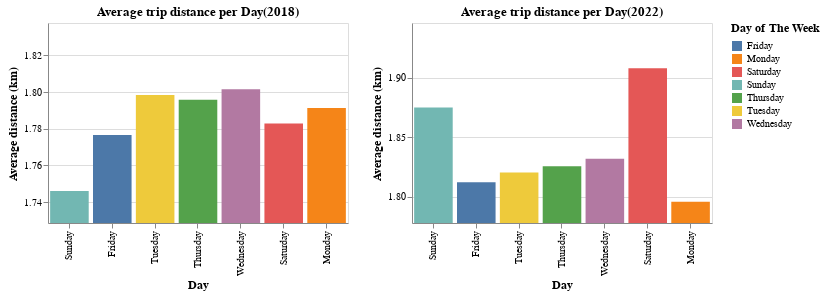

Write notebook code for a chart like this one.
### Code cell
def visualize_trip_distance_over_week(df_1, df_2, description_1="", description_2=""):
    def specific_chart(df, description_bonus):
        min_value = df['avg_distance_km'].min() * 0.99
        max_value = df['avg_distance_km'].max() * 1.02

        return alt.Chart(df).mark_bar().encode(
                x=alt.X('day_of_the_week:O', title='Day', sort=None),
                y=alt.Y('avg_distance_km:Q', title='Average distance (km)',
                        scale=alt.Scale(domain=(min_value, max_value))),
                color=alt.Color('day_of_the_week:N', title='Day of The Week'),
                tooltip=['avg_distance_km', 'day_of_the_week']
            ).properties(
                title= 'Average trip distance per Day' + description_bonus,
                width= 300,
                height= 200
            )
        
    chart = alt.hconcat(
        specific_chart(df_1, description_1),
        specific_chart(df_2, description_2)
    ).configure_axis(
        labelAngle=45
    )

    chart = chart.configure_axis(
        titleFontSize=12,
        labelFontSize=10,
        labelOverlap='parity'
    ).configure_legend(
        titleFontSize=12,
        labelFontSize=10
    )

    return chart

visualize_trip_distance_over_week(
    trip_distance_over_week_2018, trip_distance_over_week_2022, 
    "(2018)", "(2022)"
    ).interactive()

### Figure 1 — Vega-Lite specification as saved in the notebook (floating-point values rounded to 4 significant figures)
{"config": {"view": {"continuousWidth": 300, "continuousHeight": 300}, "axis": {"labelFontSize": 10, "labelOverlap": "parity", "titleFontSize": 12}, "legend": {"labelFontSize": 10, "titleFontSize": 12}}, "hconcat": [{"data": {"name": "data-682e8ec785edbb7251655d352f8c942d"}, "mark": {"type": "bar"}, "encoding": {"color": {"field": "day_of_the_week", "title": "Day of The Week", "type": "nominal"}, "tooltip": [{"field": "avg_distance_km", "type": "quantitative"}, {"field": "day_of_the_week", "type": "nominal"}], "x": {"field": "day_of_the_week", "sort": null, "title": "Day", "type": "ordinal"}, "y": {"field": "avg_distance_km", "scale": {"domain": [1.729, 1.838]}, "title": "Average distance (km)", "type": "quantitative"}}, "height": 200, "name": "view_31", "title": "Average trip distance per Day(2018)", "width": 300}, {"data": {"name": "data-4cc96c16257368b6241f3ee2a60bb4e2"}, "mark": {"type": "bar"}, "encoding": {"color": {"field": "day_of_the_week", "title": "Day of The Week", "type": "nominal"}, "tooltip": [{"field": "avg_distance_km", "type": "quantitative"}, {"field": "day_of_the_week", "type": "nominal"}], "x": {"field": "day_of_the_week", "sort": null, "title": "Day", "type": "ordinal"}, "y": {"field": "avg_distance_km", "scale": {"domain": [1.778, 1.946]}, "title": "Average distance (km)", "type": "quantitative"}}, "height": 200, "name": "view_32", "title": "Average trip distance per Day(2022)", "width": 300}], "params": [{"name": "param_18", "select": {"type": "interval", "encodings": ["x", "y"]}, "bind": "scales", "views": ["view_31", "view_32"]}], "$schema": "https://vega.github.io/schema/vega-lite/v5.8.0.json", "datasets": {"data-682e8ec785edbb7251655d352f8c942d": [{"day_of_the_week": "Sunday", "avg_distance_km": 1.746}, {"day_of_the_week": "Friday", "avg_distance_km": 1.777}, {"day_of_the_week": "Tuesday", "avg_distance_km": 1.798}, {"day_of_the_week": "Thursday", "avg_distance_km": 1.796}, {"day_of_the_week": "Wednesday", "avg_distance_km": 1.802}, {"day_of_the_week": "Saturday", "avg_distance_km": 1.783}, {"day_of_the_week": "Monday", "avg_distance_km": 1.791}], "data-4cc96c16257368b6241f3ee2a60bb4e2": [{"day_of_the_week": "Sunday", "avg_distance_km": 1.875}, {"day_of_the_week": "Friday", "avg_distance_km": 1.812}, {"day_of_the_week": "Tuesday", "avg_distance_km": 1.82}, {"day_of_the_week": "Thursday", "avg_distance_km": 1.825}, {"day_of_the_week": "Wednesday", "avg_distance_km": 1.832}, {"day_of_the_week": "Saturday", "avg_distance_km": 1.908}, {"day_of_the_week": "Monday", "avg_distance_km": 1.796}]}}
